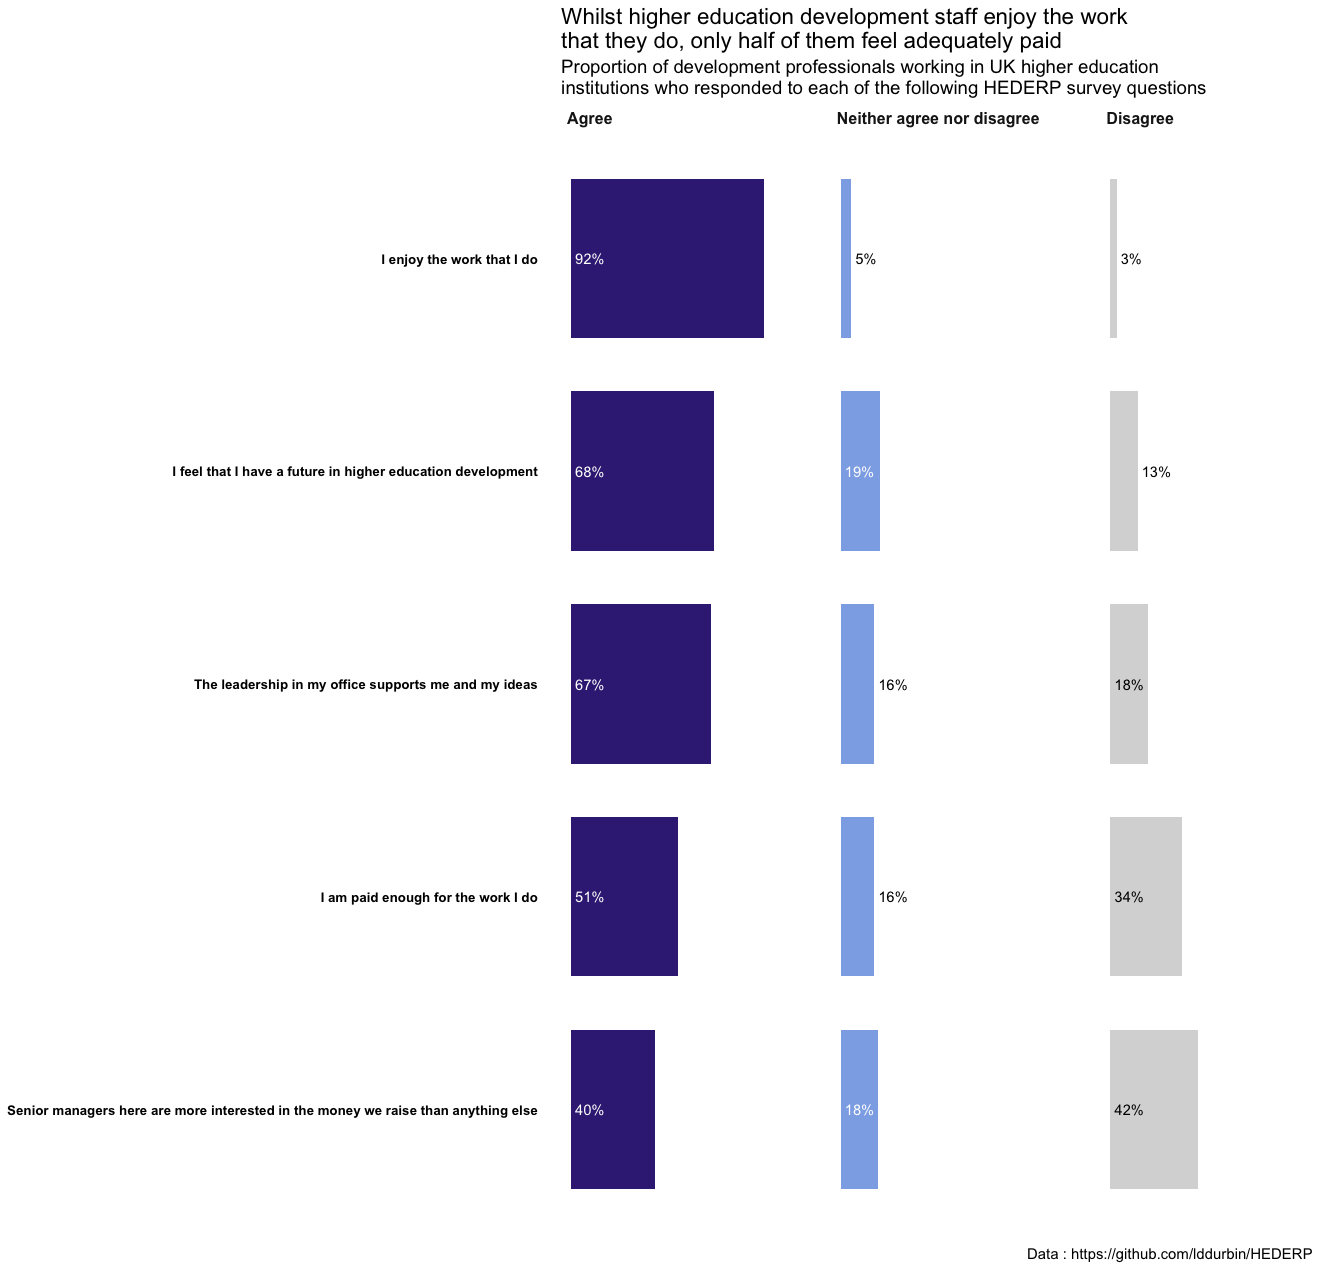

R code for this plot:
library(dplyr)
library(tidyr)
library(ggplot2)
library(readr)
library(stringr)

employee_experience <- read_csv(here::here("R/small_multiples/HEDERP_survey.csv")) %>% 
  filter(Question_Type == "Likert" & Question_Grouping == "Your employee experience" & !is.na(Response) & Response != "-99") %>% 
  select(ResponseId, Question_Wording, Response) %>% 
  mutate(Response = case_when(
    Response %in% c("Strongly agree", "Agree") ~ "Agree",
    Response %in% c("Strongly disagree", "Disagree") ~ "Disagree",
    TRUE ~ Response
  )) %>% 
  with_groups(Question_Wording, mutate, responses = n()) %>% 
  with_groups(c(Question_Wording, Response), mutate, proportion = round(n()/responses*100)) %>% 
  distinct(Question_Wording, Response, proportion) %>% 
  mutate(
    Response = factor(Response, levels = c("Strongly agree", "Agree", "Neither agree nor disagree", "Disagree", "Strongly disagree")),
    label_position = case_when(
      proportion < 18 ~ proportion,
      TRUE ~ 0
    ),
    colour = case_when(
      Response == "Agree" ~ "purple",
      Response == "Neither agree nor disagree" ~ "blue",
      Response == "Disagree" ~ "grey"
    ),
    label_colour = case_when(
      proportion < 18 | Response == "Disagree" ~ "black",
      TRUE ~ "white"
    ),
    Question_Wording = word(Question_Wording, 11, -1)
  )

axis_order <- employee_experience %>%
  filter(Response == "Agree") %>%
  arrange(proportion) %>%
  select(Question_Wording)

employee_experience %>% 
  ggplot(aes(x = Question_Wording, y = proportion)) +
  geom_bar(aes(fill = colour), stat = "identity", position = "identity", width = 3/4) +
  scale_fill_manual(values = c("purple" = "#3B2883", "blue" = "#8EAEE8", "grey" = "#D8D8D8")) +
  facet_wrap(~Response) +
  coord_flip() +
  scale_x_discrete(limits = axis_order$Question_Wording) +
  geom_text(aes(
    group = Response,
    label = paste0(proportion, "%"),
    color = label_colour,
    y = label_position,
    hjust = 0
  ),
  position = position_nudge(x = 0, y = 2)) +
  scale_color_manual(values = c("white" = "white", "black" = "black")) +
  theme_minimal() +
  theme(
    legend.position = "none",
    axis.line = element_blank(),
    strip.background = element_blank(),
    panel.grid = element_blank(),
    title = element_text(size = 14),
    axis.text.x = element_blank(),
    axis.title = element_blank(),
    panel.spacing = unit(3, "lines"),
    axis.text.y = element_text(
      face = "bold",
      size = 10, 
      color = "black",
      margin = margin(
        r = 15
      )
    ),
    strip.text = element_text(
      face = "bold", 
      hjust = 0, 
      size = 12
    )
  ) +
  labs(
    title = "Whilst higher education development staff enjoy the work\nthat they do, only half of them feel adequately paid",
    subtitle = "Proportion of development professionals working in UK higher education\ninstitutions who responded to each of the following HEDERP survey questions",
    caption = "Data : https://github.com/lddurbin/HEDERP"
    )
